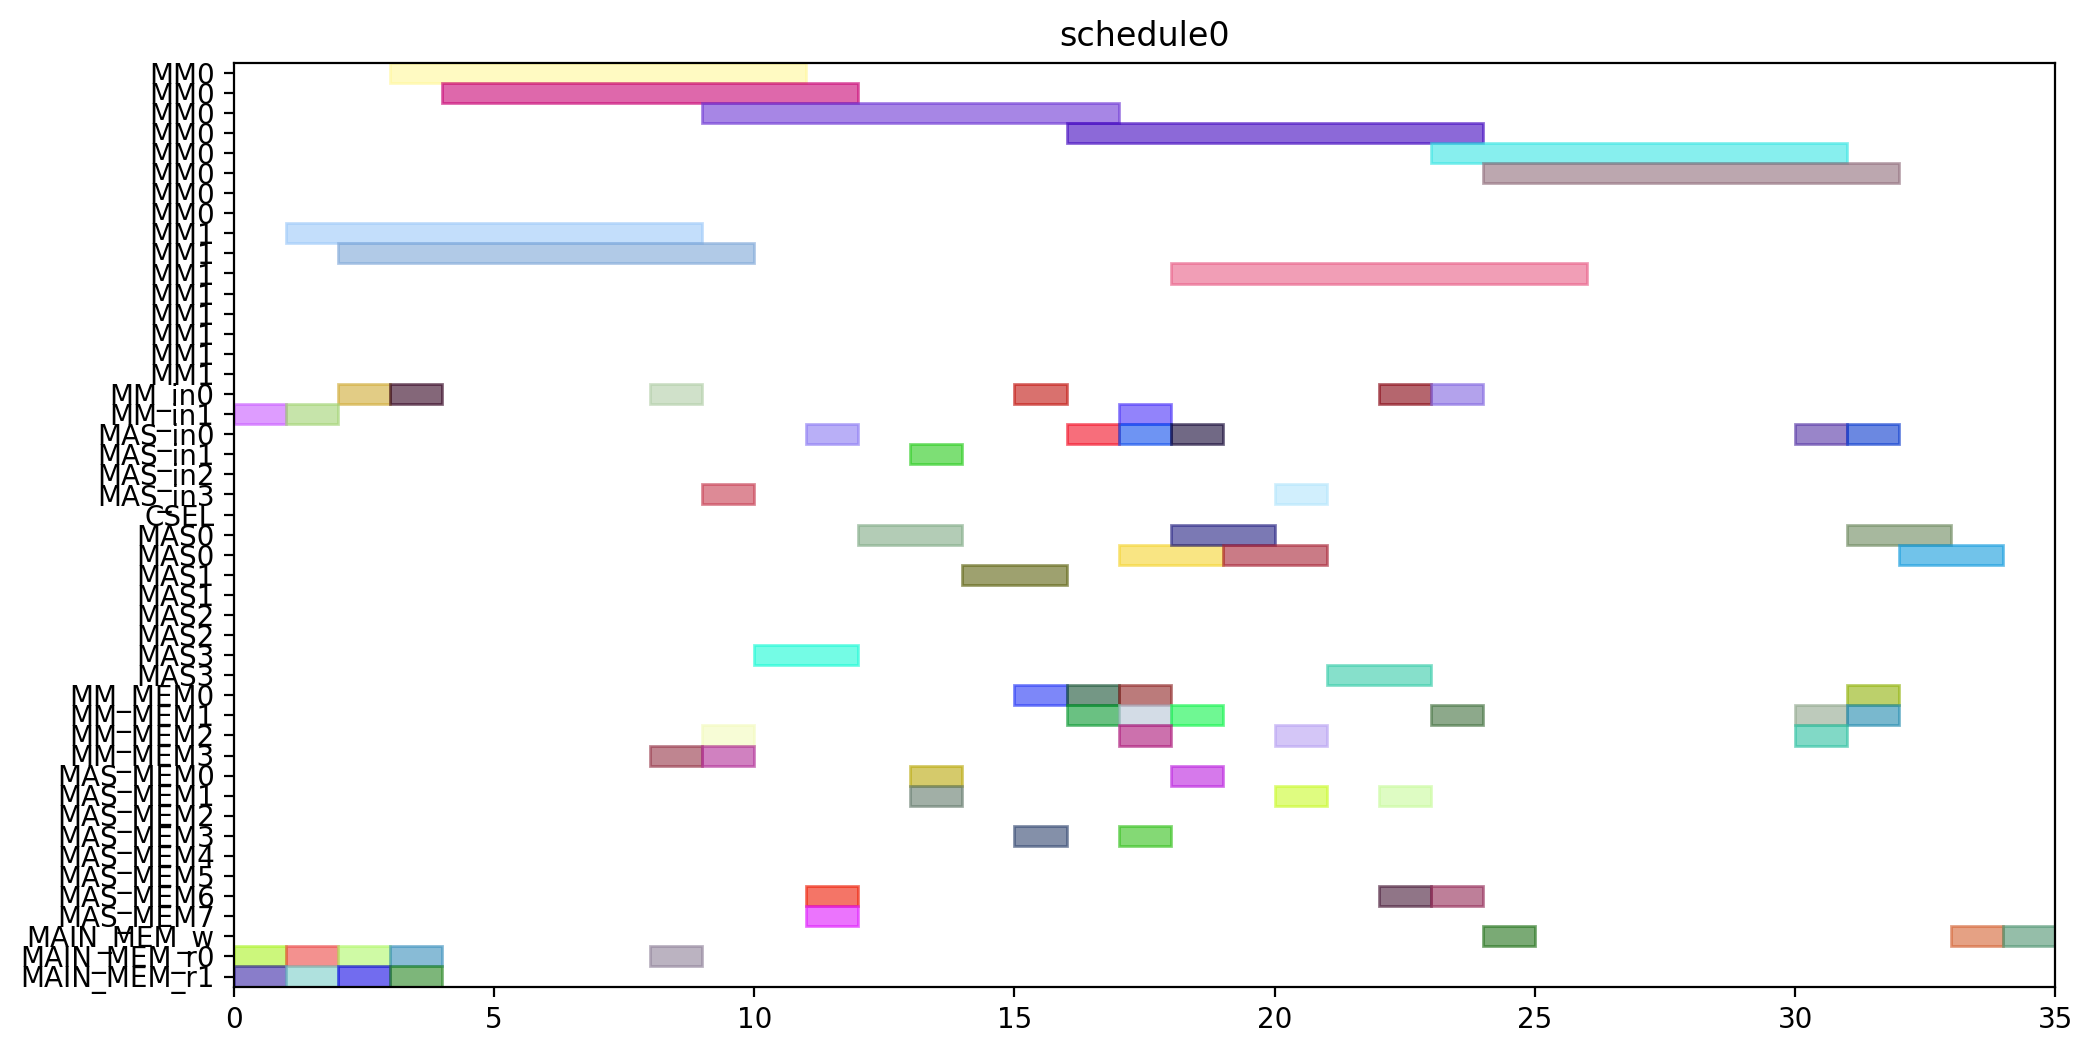

Generate this figure with Python:
from pyschedule import Scenario, solvers, plotters, alt


def solve():
	horizon = 120
	S = Scenario("schedule0", horizon=horizon)

	# resource
	MM = S.Resources('MM', num=2, size=8)
	MM_in = S.Resources('MM_in', num=2)
	MAS_in = S.Resources('MAS_in', num=4)
	CSEL = S.Resource('CSEL')
	MAS = S.Resources('MAS', num=4, size=2, periods=range(1, horizon))
	MM_MEM = S.Resources('MM_MEM', num=4)
	MAS_MEM = S.Resources('MAS_MEM', num=8)
	MAIN_MEM_w = S.Resource('MAIN_MEM_w', size=1)
	MAIN_MEM_r = S.Resources('MAIN_MEM_r', num=2)

	# result of previous scheduling

	# new tasks
	t0 = S.Task('t0', length=8, delay_cost=1)
	t0 += alt(MM)
	t0_in = S.Task('t0_in', length=1, delay_cost=1)
	t0_in += alt(MM_in)
	S += t0_in*MM_in[0]<=t0*MM[0]
	S += t0_in*MM_in[1]<=t0*MM[1]
	t0_mem0 = S.Task('t0_mem0', length=1, delay_cost=1)
	t0_mem0 += MAIN_MEM_r[0]
	S += t0_mem0 <= t0

	t0_mem1 = S.Task('t0_mem1', length=1, delay_cost=1)
	t0_mem1 += MAIN_MEM_r[1]
	S += t0_mem1 <= t0

	t3 = S.Task('t3', length=8, delay_cost=1)
	t3 += alt(MM)
	t3_in = S.Task('t3_in', length=1, delay_cost=1)
	t3_in += alt(MM_in)
	S += t3_in*MM_in[0]<=t3*MM[0]
	S += t3_in*MM_in[1]<=t3*MM[1]
	t3_mem0 = S.Task('t3_mem0', length=1, delay_cost=1)
	t3_mem0 += MAIN_MEM_r[0]
	S += t3_mem0 <= t3

	t3_mem1 = S.Task('t3_mem1', length=1, delay_cost=1)
	t3_mem1 += MAIN_MEM_r[1]
	S += t3_mem1 <= t3

	t1 = S.Task('t1', length=8, delay_cost=1)
	t1 += alt(MM)
	t1_in = S.Task('t1_in', length=1, delay_cost=1)
	t1_in += alt(MM_in)
	S += t1_in*MM_in[0]<=t1*MM[0]
	S += t1_in*MM_in[1]<=t1*MM[1]
	t1_mem0 = S.Task('t1_mem0', length=1, delay_cost=1)
	t1_mem0 += MAIN_MEM_r[0]
	S += t1_mem0 <= t1

	t1_mem1 = S.Task('t1_mem1', length=1, delay_cost=1)
	t1_mem1 += MAIN_MEM_r[1]
	S += t1_mem1 <= t1

	t2 = S.Task('t2', length=8, delay_cost=1)
	t2 += alt(MM)
	t2_in = S.Task('t2_in', length=1, delay_cost=1)
	t2_in += alt(MM_in)
	S += t2_in*MM_in[0]<=t2*MM[0]
	S += t2_in*MM_in[1]<=t2*MM[1]
	t2_mem0 = S.Task('t2_mem0', length=1, delay_cost=1)
	t2_mem0 += MAIN_MEM_r[0]
	S += t2_mem0 <= t2

	t2_mem1 = S.Task('t2_mem1', length=1, delay_cost=1)
	t2_mem1 += MAIN_MEM_r[1]
	S += t2_mem1 <= t2

	t4 = S.Task('t4', length=8, delay_cost=1)
	t4 += alt(MM)
	t4_in = S.Task('t4_in', length=1, delay_cost=1)
	t4_in += alt(MM_in)
	S += t4_in*MM_in[0]<=t4*MM[0]
	S += t4_in*MM_in[1]<=t4*MM[1]
	t4_mem0 = S.Task('t4_mem0', length=1, delay_cost=1)
	t4_mem0 += MAIN_MEM_r[0]
	S += t4_mem0 <= t4

	t4_mem1 = S.Task('t4_mem1', length=1, delay_cost=1)
	t4_mem1 += alt(MM_MEM)
	S += (t2*MM[0])-1 < t4_mem1*MM_MEM[1]
	S += (t2*MM[1])-1 < t4_mem1*MM_MEM[3]
	S += t4_mem1 <= t4

	t5 = S.Task('t5', length=2, delay_cost=1)
	t5 += alt(MAS)
	t5_in = S.Task('t5_in', length=1, delay_cost=1)
	t5_in += alt(MAS_in)
	S += t5_in*MAS_in[0]<=t5*MAS[0]

	S += t5_in*MAS_in[1]<=t5*MAS[1]

	S += t5_in*MAS_in[2]<=t5*MAS[2]

	S += t5_in*MAS_in[3]<=t5*MAS[3]

	t5_mem0 = S.Task('t5_mem0', length=1, delay_cost=1)
	t5_mem0 += alt(MM_MEM)
	S += (t0*MM[0])-1 < t5_mem0*MM_MEM[0]
	S += (t0*MM[1])-1 < t5_mem0*MM_MEM[2]
	S += t5_mem0 <= t5

	t5_mem1 = S.Task('t5_mem1', length=1, delay_cost=1)
	t5_mem1 += alt(MM_MEM)
	S += (t0*MM[0])-1 < t5_mem1*MM_MEM[1]
	S += (t0*MM[1])-1 < t5_mem1*MM_MEM[3]
	S += t5_mem1 <= t5

	t6 = S.Task('t6', length=2, delay_cost=1)
	t6 += alt(MAS)
	t6_in = S.Task('t6_in', length=1, delay_cost=1)
	t6_in += alt(MAS_in)
	S += t6_in*MAS_in[0]<=t6*MAS[0]

	S += t6_in*MAS_in[1]<=t6*MAS[1]

	S += t6_in*MAS_in[2]<=t6*MAS[2]

	S += t6_in*MAS_in[3]<=t6*MAS[3]

	t6_mem0 = S.Task('t6_mem0', length=1, delay_cost=1)
	t6_mem0 += alt(MAS_MEM)
	S += (t5*MAS[0])-1 < t6_mem0*MAS_MEM[0]
	S += (t5*MAS[1])-1 < t6_mem0*MAS_MEM[2]
	S += (t5*MAS[2])-1 < t6_mem0*MAS_MEM[4]
	S += (t5*MAS[3])-1 < t6_mem0*MAS_MEM[6]
	S += t6_mem0 <= t6

	t6_mem1 = S.Task('t6_mem1', length=1, delay_cost=1)
	t6_mem1 += alt(MAS_MEM)
	S += (t5*MAS[0])-1 < t6_mem1*MAS_MEM[1]
	S += (t5*MAS[1])-1 < t6_mem1*MAS_MEM[3]
	S += (t5*MAS[2])-1 < t6_mem1*MAS_MEM[5]
	S += (t5*MAS[3])-1 < t6_mem1*MAS_MEM[7]
	S += t6_mem1 <= t6

	t9 = S.Task('t9', length=2, delay_cost=1)
	t9 += alt(MAS)
	t9_in = S.Task('t9_in', length=1, delay_cost=1)
	t9_in += alt(MAS_in)
	S += t9_in*MAS_in[0]<=t9*MAS[0]

	S += t9_in*MAS_in[1]<=t9*MAS[1]

	S += t9_in*MAS_in[2]<=t9*MAS[2]

	S += t9_in*MAS_in[3]<=t9*MAS[3]

	t9_mem0 = S.Task('t9_mem0', length=1, delay_cost=1)
	t9_mem0 += alt(MM_MEM)
	S += (t0*MM[0])-1 < t9_mem0*MM_MEM[0]
	S += (t0*MM[1])-1 < t9_mem0*MM_MEM[2]
	S += t9_mem0 <= t9

	t9_mem1 = S.Task('t9_mem1', length=1, delay_cost=1)
	t9_mem1 += alt(MM_MEM)
	S += (t4*MM[0])-1 < t9_mem1*MM_MEM[1]
	S += (t4*MM[1])-1 < t9_mem1*MM_MEM[3]
	S += t9_mem1 <= t9

	t10 = S.Task('t10', length=2, delay_cost=1)
	t10 += alt(MAS)
	t10_in = S.Task('t10_in', length=1, delay_cost=1)
	t10_in += alt(MAS_in)
	S += t10_in*MAS_in[0]<=t10*MAS[0]

	S += t10_in*MAS_in[1]<=t10*MAS[1]

	S += t10_in*MAS_in[2]<=t10*MAS[2]

	S += t10_in*MAS_in[3]<=t10*MAS[3]

	t10_mem0 = S.Task('t10_mem0', length=1, delay_cost=1)
	t10_mem0 += alt(MM_MEM)
	S += (t4*MM[0])-1 < t10_mem0*MM_MEM[0]
	S += (t4*MM[1])-1 < t10_mem0*MM_MEM[2]
	S += t10_mem0 <= t10

	t10_mem1 = S.Task('t10_mem1', length=1, delay_cost=1)
	t10_mem1 += alt(MM_MEM)
	S += (t4*MM[0])-1 < t10_mem1*MM_MEM[1]
	S += (t4*MM[1])-1 < t10_mem1*MM_MEM[3]
	S += t10_mem1 <= t10

	t7 = S.Task('t7', length=2, delay_cost=1)
	t7 += alt(MAS)
	t7_in = S.Task('t7_in', length=1, delay_cost=1)
	t7_in += alt(MAS_in)
	S += t7_in*MAS_in[0]<=t7*MAS[0]

	S += t7_in*MAS_in[1]<=t7*MAS[1]

	S += t7_in*MAS_in[2]<=t7*MAS[2]

	S += t7_in*MAS_in[3]<=t7*MAS[3]

	t7_mem0 = S.Task('t7_mem0', length=1, delay_cost=1)
	t7_mem0 += alt(MAS_MEM)
	S += (t6*MAS[0])-1 < t7_mem0*MAS_MEM[0]
	S += (t6*MAS[1])-1 < t7_mem0*MAS_MEM[2]
	S += (t6*MAS[2])-1 < t7_mem0*MAS_MEM[4]
	S += (t6*MAS[3])-1 < t7_mem0*MAS_MEM[6]
	S += t7_mem0 <= t7

	t7_mem1 = S.Task('t7_mem1', length=1, delay_cost=1)
	t7_mem1 += alt(MAS_MEM)
	S += (t6*MAS[0])-1 < t7_mem1*MAS_MEM[1]
	S += (t6*MAS[1])-1 < t7_mem1*MAS_MEM[3]
	S += (t6*MAS[2])-1 < t7_mem1*MAS_MEM[5]
	S += (t6*MAS[3])-1 < t7_mem1*MAS_MEM[7]
	S += t7_mem1 <= t7

	t11 = S.Task('t11', length=2, delay_cost=1)
	t11 += alt(MAS)
	t11_in = S.Task('t11_in', length=1, delay_cost=1)
	t11_in += alt(MAS_in)
	S += t11_in*MAS_in[0]<=t11*MAS[0]

	S += t11_in*MAS_in[1]<=t11*MAS[1]

	S += t11_in*MAS_in[2]<=t11*MAS[2]

	S += t11_in*MAS_in[3]<=t11*MAS[3]

	t11_mem0 = S.Task('t11_mem0', length=1, delay_cost=1)
	t11_mem0 += alt(MAS_MEM)
	S += (t10*MAS[0])-1 < t11_mem0*MAS_MEM[0]
	S += (t10*MAS[1])-1 < t11_mem0*MAS_MEM[2]
	S += (t10*MAS[2])-1 < t11_mem0*MAS_MEM[4]
	S += (t10*MAS[3])-1 < t11_mem0*MAS_MEM[6]
	S += t11_mem0 <= t11

	t11_mem1 = S.Task('t11_mem1', length=1, delay_cost=1)
	t11_mem1 += alt(MM_MEM)
	S += (t4*MM[0])-1 < t11_mem1*MM_MEM[1]
	S += (t4*MM[1])-1 < t11_mem1*MM_MEM[3]
	S += t11_mem1 <= t11

	t8 = S.Task('t8', length=8, delay_cost=1)
	t8 += alt(MM)
	t8_in = S.Task('t8_in', length=1, delay_cost=1)
	t8_in += alt(MM_in)
	S += t8_in*MM_in[0]<=t8*MM[0]
	S += t8_in*MM_in[1]<=t8*MM[1]
	t8_mem0 = S.Task('t8_mem0', length=1, delay_cost=1)
	t8_mem0 += alt(MM_MEM)
	S += (t4*MM[0])-1 < t8_mem0*MM_MEM[0]
	S += (t4*MM[1])-1 < t8_mem0*MM_MEM[2]
	S += t8_mem0 <= t8

	t8_mem1 = S.Task('t8_mem1', length=1, delay_cost=1)
	t8_mem1 += alt(MAS_MEM)
	S += (t7*MAS[0])-1 < t8_mem1*MAS_MEM[1]
	S += (t7*MAS[1])-1 < t8_mem1*MAS_MEM[3]
	S += (t7*MAS[2])-1 < t8_mem1*MAS_MEM[5]
	S += (t7*MAS[3])-1 < t8_mem1*MAS_MEM[7]
	S += t8_mem1 <= t8

	new_PZ = S.Task('new_PZ', length=8, delay_cost=1)
	new_PZ += alt(MM)
	new_PZ_in = S.Task('new_PZ_in', length=1, delay_cost=1)
	new_PZ_in += alt(MM_in)
	S += new_PZ_in*MM_in[0]<=new_PZ*MM[0]
	S += new_PZ_in*MM_in[1]<=new_PZ*MM[1]
	S += 0<new_PZ

	new_PZ_w = S.Task('new_PZ_w', length=1, delay_cost=1)
	new_PZ_w += alt(MAIN_MEM_w)
	S += new_PZ <= new_PZ_w

	new_PZ_mem0 = S.Task('new_PZ_mem0', length=1, delay_cost=1)
	new_PZ_mem0 += alt(MM_MEM)
	S += (t1*MM[0])-1 < new_PZ_mem0*MM_MEM[0]
	S += (t1*MM[1])-1 < new_PZ_mem0*MM_MEM[2]
	S += new_PZ_mem0 <= new_PZ

	new_PZ_mem1 = S.Task('new_PZ_mem1', length=1, delay_cost=1)
	new_PZ_mem1 += alt(MAS_MEM)
	S += (t7*MAS[0])-1 < new_PZ_mem1*MAS_MEM[1]
	S += (t7*MAS[1])-1 < new_PZ_mem1*MAS_MEM[3]
	S += (t7*MAS[2])-1 < new_PZ_mem1*MAS_MEM[5]
	S += (t7*MAS[3])-1 < new_PZ_mem1*MAS_MEM[7]
	S += new_PZ_mem1 <= new_PZ

	t12 = S.Task('t12', length=2, delay_cost=1)
	t12 += alt(MAS)
	t12_in = S.Task('t12_in', length=1, delay_cost=1)
	t12_in += alt(MAS_in)
	S += t12_in*MAS_in[0]<=t12*MAS[0]

	S += t12_in*MAS_in[1]<=t12*MAS[1]

	S += t12_in*MAS_in[2]<=t12*MAS[2]

	S += t12_in*MAS_in[3]<=t12*MAS[3]

	t12_mem0 = S.Task('t12_mem0', length=1, delay_cost=1)
	t12_mem0 += alt(MM_MEM)
	S += (t0*MM[0])-1 < t12_mem0*MM_MEM[0]
	S += (t0*MM[1])-1 < t12_mem0*MM_MEM[2]
	S += t12_mem0 <= t12

	t12_mem1 = S.Task('t12_mem1', length=1, delay_cost=1)
	t12_mem1 += alt(MAS_MEM)
	S += (t11*MAS[0])-1 < t12_mem1*MAS_MEM[1]
	S += (t11*MAS[1])-1 < t12_mem1*MAS_MEM[3]
	S += (t11*MAS[2])-1 < t12_mem1*MAS_MEM[5]
	S += (t11*MAS[3])-1 < t12_mem1*MAS_MEM[7]
	S += t12_mem1 <= t12

	t13 = S.Task('t13', length=8, delay_cost=1)
	t13 += alt(MM)
	t13_in = S.Task('t13_in', length=1, delay_cost=1)
	t13_in += alt(MM_in)
	S += t13_in*MM_in[0]<=t13*MM[0]
	S += t13_in*MM_in[1]<=t13*MM[1]
	t13_mem0 = S.Task('t13_mem0', length=1, delay_cost=1)
	t13_mem0 += alt(MAS_MEM)
	S += (t12*MAS[0])-1 < t13_mem0*MAS_MEM[0]
	S += (t12*MAS[1])-1 < t13_mem0*MAS_MEM[2]
	S += (t12*MAS[2])-1 < t13_mem0*MAS_MEM[4]
	S += (t12*MAS[3])-1 < t13_mem0*MAS_MEM[6]
	S += t13_mem0 <= t13

	t13_mem1 = S.Task('t13_mem1', length=1, delay_cost=1)
	t13_mem1 += alt(MAS_MEM)
	S += (t9*MAS[0])-1 < t13_mem1*MAS_MEM[1]
	S += (t9*MAS[1])-1 < t13_mem1*MAS_MEM[3]
	S += (t9*MAS[2])-1 < t13_mem1*MAS_MEM[5]
	S += (t9*MAS[3])-1 < t13_mem1*MAS_MEM[7]
	S += t13_mem1 <= t13

	t14 = S.Task('t14', length=8, delay_cost=1)
	t14 += alt(MM)
	t14_in = S.Task('t14_in', length=1, delay_cost=1)
	t14_in += alt(MM_in)
	S += t14_in*MM_in[0]<=t14*MM[0]
	S += t14_in*MM_in[1]<=t14*MM[1]
	t14_mem0 = S.Task('t14_mem0', length=1, delay_cost=1)
	t14_mem0 += alt(MAS_MEM)
	S += (t12*MAS[0])-1 < t14_mem0*MAS_MEM[0]
	S += (t12*MAS[1])-1 < t14_mem0*MAS_MEM[2]
	S += (t12*MAS[2])-1 < t14_mem0*MAS_MEM[4]
	S += (t12*MAS[3])-1 < t14_mem0*MAS_MEM[6]
	S += t14_mem0 <= t14

	t14_mem1 = S.Task('t14_mem1', length=1, delay_cost=1)
	t14_mem1 += alt(MM_MEM)
	S += (t3*MM[0])-1 < t14_mem1*MM_MEM[1]
	S += (t3*MM[1])-1 < t14_mem1*MM_MEM[3]
	S += t14_mem1 <= t14

	new_PY = S.Task('new_PY', length=2, delay_cost=1)
	new_PY += alt(MAS)
	new_PY_in = S.Task('new_PY_in', length=1, delay_cost=1)
	new_PY_in += alt(MAS_in)
	S += new_PY_in*MAS_in[0]<=new_PY*MAS[0]

	S += new_PY_in*MAS_in[1]<=new_PY*MAS[1]

	S += new_PY_in*MAS_in[2]<=new_PY*MAS[2]

	S += new_PY_in*MAS_in[3]<=new_PY*MAS[3]

	S += 0<new_PY

	new_PY_w = S.Task('new_PY_w', length=1, delay_cost=1)
	new_PY_w += alt(MAIN_MEM_w)
	S += new_PY <= new_PY_w

	new_PY_mem0 = S.Task('new_PY_mem0', length=1, delay_cost=1)
	new_PY_mem0 += alt(MM_MEM)
	S += (t8*MM[0])-1 < new_PY_mem0*MM_MEM[0]
	S += (t8*MM[1])-1 < new_PY_mem0*MM_MEM[2]
	S += new_PY_mem0 <= new_PY

	new_PY_mem1 = S.Task('new_PY_mem1', length=1, delay_cost=1)
	new_PY_mem1 += alt(MM_MEM)
	S += (t13*MM[0])-1 < new_PY_mem1*MM_MEM[1]
	S += (t13*MM[1])-1 < new_PY_mem1*MM_MEM[3]
	S += new_PY_mem1 <= new_PY

	new_PX = S.Task('new_PX', length=2, delay_cost=1)
	new_PX += alt(MAS)
	new_PX_in = S.Task('new_PX_in', length=1, delay_cost=1)
	new_PX_in += alt(MAS_in)
	S += new_PX_in*MAS_in[0]<=new_PX*MAS[0]

	S += new_PX_in*MAS_in[1]<=new_PX*MAS[1]

	S += new_PX_in*MAS_in[2]<=new_PX*MAS[2]

	S += new_PX_in*MAS_in[3]<=new_PX*MAS[3]

	S += 0<new_PX

	new_PX_w = S.Task('new_PX_w', length=1, delay_cost=1)
	new_PX_w += alt(MAIN_MEM_w)
	S += new_PX <= new_PX_w

	new_PX_mem0 = S.Task('new_PX_mem0', length=1, delay_cost=1)
	new_PX_mem0 += alt(MM_MEM)
	S += (t14*MM[0])-1 < new_PX_mem0*MM_MEM[0]
	S += (t14*MM[1])-1 < new_PX_mem0*MM_MEM[2]
	S += new_PX_mem0 <= new_PX

	new_PX_mem1 = S.Task('new_PX_mem1', length=1, delay_cost=1)
	new_PX_mem1 += alt(MM_MEM)
	S += (t14*MM[0])-1 < new_PX_mem1*MM_MEM[1]
	S += (t14*MM[1])-1 < new_PX_mem1*MM_MEM[3]
	S += new_PX_mem1 <= new_PX

	solvers.mip.solve(S,msg=1,kind='CPLEX',ratio_gap=1.01)

	solution = [['hoge']*len(S.solution()[1]) for i in range(len(S.solution()))]
	for i in range(len(S.solution())):
		for j in range(len(S.solution()[i])):
			solution[i][j]=str(S.solution()[i][j])
	print(solution)

	cycles = int(solution[-1][3])

	pic_file_name = "/mnt/rose/usr1/fukuda/ABE/multiRAM_multiMAS_16mux/scheduling_result/stage8MM2_stage2MAS4/EP_DBL_A_0/schedule0.png"
	if(S.solution() != []):
		plotters.matplotlib.plot(S,img_filename=pic_file_name, show_task_labels=False, fig_size=(cycles*0.25+3, 6))

	return solution
